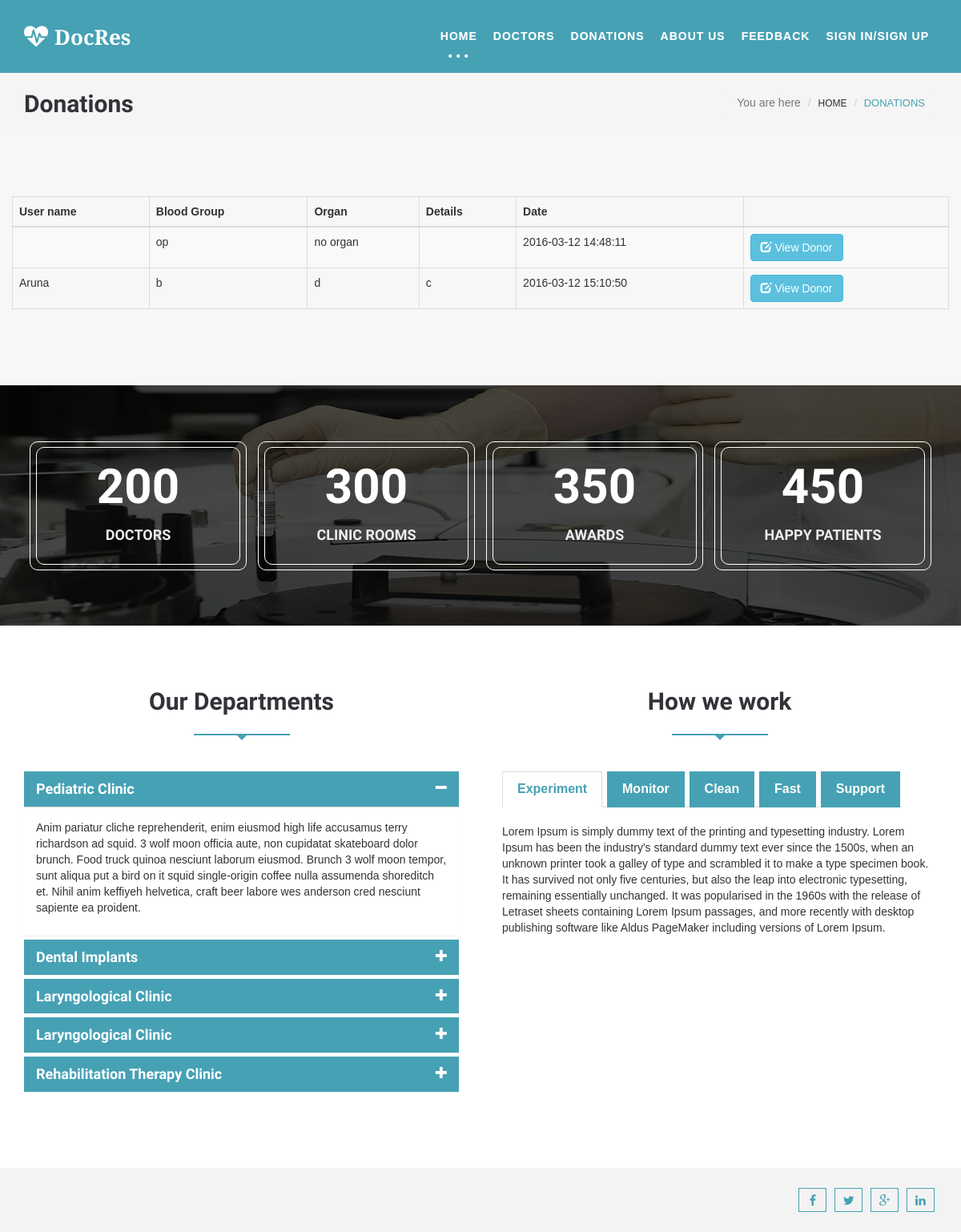
Page /donations.php on the committed database.
### tables this page shows
CREATE TABLE IF NOT EXISTS `donations` (
`donation_id` int(11) NOT NULL,
  `user_id` int(11) NOT NULL,
  `user_name` varchar(20) NOT NULL,
  `user_loc` varchar(50) NOT NULL,
  `blood_group` varchar(5) NOT NULL,
  `details` longtext NOT NULL,
  `date` timestamp NOT NULL DEFAULT CURRENT_TIMESTAMP,
  `organ` varchar(30) DEFAULT NULL
);

### donations.php (the view, shortened to what this page needs)
<?php
include_once("includes/header.php");
$conexion = db_connect();
?>
<section id="blogArchive">
    <div class="row">
        <div class="col-lg-12 col-md-12">
            <div class="blog-breadcrumbs-area">
                <div class="container">
                    <div class="blog-breadcrumbs-left">
                        <h2>Donations</h2>
                    </div>
                    <div class="blog-breadcrumbs-right">
                        <ol class="breadcrumb">
                            <li>You are here</li>
                            <li><a href="#">Home</a></li>
                            <li class="active">Donations
                        </ol>
                    </div>
                </div>
            </div>
        </div>
    </div>
</section>
<section id="whychooseSection">
    <div class="container">
        <div class="row">
            <div class="box-content">
                <table class="table table-striped table-bordered bootstrap-datatable datatable responsive">
                    <thead>
                        <tr>
                            <th>User name</th>
                            <th>Blood Group</th>
                            <th>Organ</th>
                            <th>Details</th>
                            <th>Date</th>
                            <th></th>
                        </tr>
                    </thead>
                    <tbody>
                        <?php
                        $sql = "SELECT * FROM donations";
                        $result = $conexion->query($sql);
                        while ($row = $result->fetch_array()) {
                            ?>
                            <tr>
                                <td><?php echo $row['user_name']; ?></td>
                                <td><?php echo $row['blood_group']; ?></td>
                                <td><?php echo $row['organ']; ?></td>
                                <td><?php echo $row['details']; ?></td>
                                <td><?php echo $row['date']; ?></td>
                                <td><a class="btn btn-info" href="/doc/profile.php?id=<?php echo $row['user_id']; ?>" target="_blank">
                                        <i class="glyphicon glyphicon-edit icon-white"></i>
                                        View Donor
                                    </a></td>
                            </tr>
                        <?php } ?>
                    </tbody>
                </table>
            </div>
        </div>
    </div>
</section>
<section id="counterSection">
    <div class="container">
        <div class="row">
            <div class="col-lg-12 col-md-12">
                <div class="counter-area">
                    <div class="col-lg-3 col-md-3 col-sm-6">
                        <div class="counter-box">
                            <div class="counter-no counter">
                                200
                            </div>
                            <div class="counter-label">Doctors</div>
                        </div>
                    </div>
                    <div class="col-lg-3 col-md-3 col-sm-6">
                        <div class="counter-box">
                            <div class="counter-no counter">
                                300
                            </div>
                            <div class="counter-label">Clinic Rooms</div>
                        </div>
                    </div>
                    <div class="col-lg-3 col-md-3 col-sm-6">
                        <div class="counter-box">
                            <div class="counter-no counter">
                                350
                            </div>
                            <div class="counter-label">Awards</div>
                        </div>
                    </div>
                    <div class="col-lg-3 col-md-3 col-sm-6">
                        <div class="counter-box">
                            <div class="counter-no counter">
                                450
                            </div>
                            <div class="counter-label">Happy Patients</div>
                        </div>
                    </div>
                </div>
            </div>
        </div>
    </div>
</section>
<section id="extraFeatures">
    <div class="container">
        <div class="row">
            <div class="col-lg-6 col-md-6 col-sm-12">
                <div class="departments-area">
                    <div class="section-heading">
                        <h2>Our Departments</h2>
                        <div class="line"></div>
                    </div>
                    <div class="panel-group custom-panel" id="accordion">
                        <div class="panel panel-default">
                            <div class="panel-heading">
                                <h4 class="panel-title">
                                    <a data-toggle="collapse" data-parent="#accordion" href="#collapseOne">
                                        Pediatric Clinic <span class="fa fa-minus"></span>
                                    </a>
                                </h4>
                            </div>
                            <div id="collapseOne" class="panel-collapse collapse in">
                                <div class="panel-body">
                                    <p> Anim pariatur cliche reprehenderit, enim eiusmod high life accusamus terry richardson ad squid. 3 wolf moon officia aute, non cupidatat skateboard dolor brunch. Food truck quinoa nesciunt laborum eiusmod. Brunch 3 wolf moon tempor, sunt aliqua put a bird on it squid single-origin coffee nulla assumenda shoreditch et. Nihil anim keffiyeh helvetica, craft beer labore wes anderson cred nesciunt sapiente ea proident.</p>
                                </div>
                            </div>
                        </div>
                        <div class="panel panel-default">
                            <div class="panel-heading">
                                <h4 class="panel-title">
                                    <a data-toggle="collapse" data-parent="#accordion" href="#collapseTwo">
                                        Dental Implants<span class="fa fa-plus"></span>
                                    </a>
                                </h4>
                            </div>
                        </div>
                        <div class="panel panel-default">
                            <div class="panel-heading">
                                <h4 class="panel-title">
                                    <a data-toggle="collapse" data-parent="#accordion" href="#collapseThree">
                                        Laryngological Clinic  <span class="fa fa-plus"></span>
                                    </a>
                                </h4>
                            </div>
                        </div>
                        <div class="panel panel-default">
                            <div class="panel-heading">
                                <h4 class="panel-title">
                                    <a data-toggle="collapse" data-parent="#accordion" href="#collapseFour">
                                        Laryngological Clinic<span class="fa fa-plus"></span>
                                    </a>
                                </h4>
                            </div>
                        </div>
                        <div class="panel panel-default">
                            <div class="panel-heading">
                                <h4 class="panel-title">
                                    <a data-toggle="collapse" data-parent="#accordion" href="#collapseFive">
                                        Rehabilitation Therapy Clinic <span class="fa fa-plus"></span>
                                    </a>
                                </h4>
                            </div>
                        </div>
                    </div>
                </div>
            </div>
            <div class="col-lg-6 col-md-6 col-sm-12">
                <div class="how-works-area">
                    <div class="section-heading">
                        <h2>How we work</h2>
                        <div class="line"></div>
                    </div>
                    <div class="how-works">
                        <ul class="nav nav-tabs" id="myTab">
                            <li class="active"><a href="#experiment" data-toggle="tab">Experiment</a></li>
                            <li><a href="#monitor" data-toggle="tab">Monitor</a></li>
                            <li><a href="#clean" data-toggle="tab">Clean</a></li>
                            <li><a href="#fast" data-toggle="tab">Fast</a></li>
                            <li><a href="#support" data-toggle="tab">Support</a></li>
                        </ul>
                        <div class="tab-content">
                            <div class="tab-pane fade in active" id="experiment">
                                <p>Lorem Ipsum is simply dummy text of the printing and typesetting industry. Lorem Ipsum has been the industry's standard dummy text ever since the 1500s, when an unknown printer took a galley of type and scrambled it to make a type specimen book. It has survived not only five centuries, but also the leap into electronic typesetting, remaining essentially unchanged. It was popularised in the 1960s with the release of Letraset sheets containing Lorem Ipsum passages, and more recently with desktop publishing software like Aldus PageMaker including versions of Lorem Ipsum.</p>
                            </div>
                        </div>
                    </div>
                </div>
            </div>
        </div>
    </div>
</section>
<?php include_once 'includes/footer.php'; ?>

### css/themes/blue-theme.css (style rules this page uses)
.scrollToTop:hover, .scrollToTop:focus,.readmore_area a::before,.sl-slider h2> strong,.sl-slider p> strong, .single-top-feature .readmore_area a span,.service-icon-effect,.service-icon .service-icon-effect:hover,.single-service>h3 a:hover,.single-service>h3 a:focus, .whyChoose-right .media-heading,.whyChoose-right .media:hover .media-icon,.doctors-nav figcaption h2, .testimonial-cotent > p span,.testimonial-nav .slick-dots li.slick-active button::before,.blog-comments-box li > h2,.blog-comments-box li span, .blog-author > ul > li a:hover,.footer-service li > a:hover,.footer-service li > a span,.contact-info > p span,.footer-copyright>p>a, .blog-breadcrumbs-right .breadcrumb > li a:hover,.blog-breadcrumbs-right .breadcrumb > .active,.blog-details blockquote::before,.blog-details blockquote::after, .sidebar-widget p>a,.sidebar-widget>ul li>a:hover,.postnav-left:hover .navg-title,.postnav-right:hover .navg-title,.author-name:hover, .similar-post .media-body a:hover,.similar-post > h2,.nav-tabs > li.active > a, .nav-tabs > li.active > a:focus, .nav-tabs > li.active > a:hover, .button--itzel .button__icon,.button--itzel > span,#myModal .modal-title, .form-submit input:hover,.error-page-area h1,.error-page-area h3 { color: #46A1B4; }
.navbar-default .navbar-nav > .active > a, .navbar-default .navbar-nav > .active > a:focus, .navbar-default .navbar-nav > .active > a:hover, .navbar-default .navbar-nav > .open > a, .navbar-default .navbar-nav > .open > a:focus, .navbar-default .navbar-nav > .open > a:hover, .dropdown-menu > li > a:hover,.dropdown-menu > li > a:focus,.dropdown-menu > .active > a, .dropdown-menu > .active > a:focus, .dropdown-menu > .active > a:hover, .navbar-default .navbar-nav .open .dropdown-menu > li > a:hover,.readmore_area a span,.single-top-feature, .single-top-feature .readmore_area a::before,.testimonial-nav .slick-dots li.slick-active,figure.blog-figure .image-effect::before, .footer-middle,.social-share ul li > a,.custom-panel .panel-heading a,.nav-tabs > li > a,a.gallery-iteam .image-effect::before,.comments-title::after, .reply-btn,.author-tag { background-color: #46A1B4; }
.line { border-bottom: 2px solid #46A1B4; background: none repeat scroll 0 0 transparent; height: 1px; margin: 0 auto 45px; padding: 5px; position: relative; width: 120px; }
.line::after, .line::before { border: medium solid transparent; content: " "; height: 0; left: 50%; pointer-events: none; position: absolute; top: 100%; width: 0; }
.line::before { border-width: 9px; margin-left: -6px; }
.line::after { border-top-color: #46A1B4; border-width: 8px; margin-left: -8px; }

### rows in the picture
donations: blood_group "op", organ "no organ", date "2016-03-12 14:48:11"
donations: user_name "Aruna", blood_group "b", organ "d", details "c", date "2016-03-12 15:10:50"
